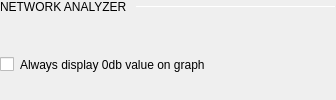
                <widget class="QWidget" name="NetworkAnalyzer" native="true">
                 <layout class="QVBoxLayout" name="verticalLayout_5">
                  <property name="spacing">
                   <number>6</number>
                  </property>
                  <property name="leftMargin">
                   <number>0</number>
                  </property>
                  <property name="topMargin">
                   <number>0</number>
                  </property>
                  <property name="rightMargin">
                   <number>0</number>
                  </property>
                  <property name="bottomMargin">
                   <number>0</number>
                  </property>
                  <item>
                   <layout class="QHBoxLayout" name="horizontalLayout_11">
                    <property name="spacing">
                     <number>6</number>
                    </property>
                    <property name="topMargin">
                     <number>0</number>
                    </property>
                    <item>
                     <widget class="QLabel" name="label_10">
                      <property name="sizePolicy">
                       <sizepolicy hsizetype="Fixed" vsizetype="Fixed">
                        <horstretch>0</horstretch>
                        <verstretch>0</verstretch>
                       </sizepolicy>
                      </property>
                      <property name="text">
                       <string>NETWORK ANALYZER </string>
                      </property>
                      <property name="subsection_label" stdset="0">
                       <bool>true</bool>
                      </property>
                     </widget>
                    </item>
                    <item>
                     <widget class="Line" name="line_5">
                      <property name="minimumSize">
                       <size>
                        <width>200</width>
                        <height>1</height>
                       </size>
                      </property>
                      <property name="maximumSize">
                       <size>
                        <width>16777215</width>
                        <height>1</height>
                       </size>
                      </property>
                      <property name="orientation">
                       <enum>Qt::Horizontal</enum>
                      </property>
                      <property name="subsection_line" stdset="0">
                       <bool>true</bool>
                      </property>
                     </widget>
                    </item>
                   </layout>
                  </item>
                  <item>
                   <spacer name="verticalSpacer_11">
                    <property name="orientation">
                     <enum>Qt::Vertical</enum>
                    </property>
                    <property name="sizeType">
                     <enum>QSizePolicy::Fixed</enum>
                    </property>
                    <property name="sizeHint" stdset="0">
                     <size>
                      <width>20</width>
                      <height>15</height>
                     </size>
                    </property>
                   </spacer>
                  </item>
                  <item>
                   <layout class="QHBoxLayout" name="horizontalLayout_5">
                    <item>
                     <widget class="QCheckBox" name="na_zeroCheckBox">
                      <property name="maximumSize">
                       <size>
                        <width>16777215</width>
                        <height>16777215</height>
                       </size>
                      </property>
                      <property name="text">
                       <string/>
                      </property>
                     </widget>
                    </item>
                    <item>
                     <widget class="QLabel" name="label">
                      <property name="sizePolicy">
                       <sizepolicy hsizetype="Preferred" vsizetype="Preferred">
                        <horstretch>0</horstretch>
                        <verstretch>0</verstretch>
                       </sizepolicy>
                      </property>
                      <property name="text">
                       <string>Always display 0db value on graph</string>
                      </property>
                      <property name="margin">
                       <number>0</number>
                      </property>
                     </widget>
                    </item>
                    <item>
                     <spacer name="horizontalSpacer_5">
                      <property name="orientation">
                       <enum>Qt::Horizontal</enum>
                      </property>
                      <property name="sizeHint" stdset="0">
                       <size>
                        <width>40</width>
                        <height>20</height>
                       </size>
                      </property>
                     </spacer>
                    </item>
                   </layout>
                  </item>
                  <item>
                   <spacer name="verticalSpacer_15">
                    <property name="orientation">
                     <enum>Qt::Vertical</enum>
                    </property>
                    <property name="sizeType">
                     <enum>QSizePolicy::Fixed</enum>
                    </property>
                    <property name="sizeHint" stdset="0">
                     <size>
                      <width>20</width>
                      <height>5</height>
                     </size>
                    </property>
                   </spacer>
                  </item>
                 </layout>
                </widget>
